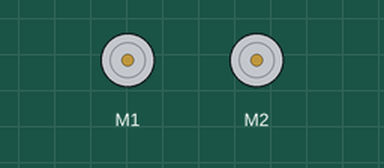
A sketch run on a simulated Arduino Leonardo, built with avr-gcc and run on an emulated ATmega32U4. On the bench: 2 × DC motor (green arrow = forward, orange = backward, longer = faster). What the sketch prints to the serial monitor is not drawn.

Above: at 1.5 s.
Timing chart, 0 to 5.6 s (numbered marks = the images above):
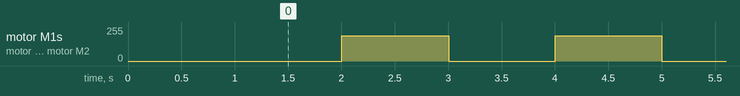

Measured:
- by itself, motor M1, motor M2: alternates forward 191/255 for 1.0 s and stopped for 1.0 s, 8 changes in all, then stays stopped

The sketch:

Rocky_Motor_Test_Calibration.ino
```cpp
// Motor test and print calibration data to serial monitor
// To run this demo, you will need to install the LSM6 library:
// https://github.com/pololu/lsm6-arduino

#include <Balboa32U4.h>
#include <Wire.h>
#include <LSM6.h>

LSM6 imu;
Balboa32U4Motors motors;
Balboa32U4Encoders encoders;

const uint8_t UPDATE_TIME_MS = 10;
const uint16_t SQUARE_WAVE_PERIOD_MS = 2000;
const uint8_t NUM_PERIODS = 5;

//time variables
uint32_t startTime_ms;
uint32_t prevTime_ms;
uint32_t curTime_ms;
float curTime_s;

//encoder count variables
int32_t countsLeft = 0;
int32_t countsRight = 0;
int32_t deltaCountsLeft;
int32_t deltaCountsRight;

//distance travelled variables
float distLeft_m;
float distRight_m;
float deltaDistLeft_m;
float deltaDistRight_m;

//speed variables
float speedLeft_mps;
float speedRight_mps;

//speed command variables
int16_t leftSpeedCommand;
int16_t rightSpeedCommand;


void setup()
{
  Serial.begin(9600);
  startTime_ms = millis();
  prevTime_ms = startTime_ms;
  delay(2+SQUARE_WAVE_PERIOD_MS/2);
}

void loop()
{

  curTime_ms = millis();                   // get the current time in miliseconds
  curTime_s = ((float) curTime_ms) / ((float) 1000.0);

  //alternate motors between turning on and off
  if (curTime_ms - startTime_ms > NUM_PERIODS*SQUARE_WAVE_PERIOD_MS){
    leftSpeedCommand = 0;
    rightSpeedCommand = 0;
  }
  else{
    if (2*((curTime_ms - startTime_ms)%SQUARE_WAVE_PERIOD_MS)<=SQUARE_WAVE_PERIOD_MS){
      leftSpeedCommand = 300;
      rightSpeedCommand = 300;
    }
    else{
      leftSpeedCommand = 0;
      rightSpeedCommand = 0;
    }

  }
  motors.setSpeeds(leftSpeedCommand, rightSpeedCommand);

  if (curTime_ms - prevTime_ms >= UPDATE_TIME_MS  && curTime_ms - startTime_ms < NUM_PERIODS*SQUARE_WAVE_PERIOD_MS) {
    integrateEncoders();
    motorUnitConversion();
    prevTime_ms = curTime_ms;

    Serial.print(curTime_s,3); //print time (in seconds)
    Serial.print(" ");
    Serial.print(leftSpeedCommand); //print left wheel commanded speed (dimensionless)
    Serial.print(" ");
    Serial.print(speedLeft_mps,6);  //print left wheel speed (in meters/second)
    Serial.print(" ");
    Serial.print(rightSpeedCommand); //print right wheel commanded speed (dimensionless)
    Serial.print(" ");
    Serial.print(speedRight_mps,6); //print right wheel speed (in meters/second)
    Serial.println("");

  }
}

void motorUnitConversion()
{
  //wheel radius = 8 cm = .08 meters
  //motor gearbox ratio = 38437/507 approx 75/1
  //external gearbox ratio = 45/21
  //combined gearbox ratio approx 162.5/1
  //number of encoder counts per motor rotation = 12
  //distance/#ticks = pi*radius / (combined ratio* ticks/rotation)
  //distance/#ticks = 1.28921060e-4

  //total distance travelled by each wheel
  distLeft_m = ((float)countsLeft) * ((float) 1.289210607555819) / 10000.0;
  distRight_m = ((float)countsRight) * ((float) 1.289210607555819) / 10000.0;

  //incremental distance travelled by each wheel since last timestep
  deltaDistLeft_m = ((float)deltaCountsLeft) * ((float) 1.289210607555819) / 10000.0;
  deltaDistRight_m = ((float)deltaCountsRight) * ((float) 1.289210607555819) / 10000.0;

  //compute speed in meters per second (note that time is in ms)
  speedLeft_mps = deltaDistLeft_m * ((float) 1000.0) /((float) (curTime_ms - prevTime_ms));
  speedRight_mps = deltaDistRight_m * ((float) 1000.0) /((float) (curTime_ms - prevTime_ms));
}

void integrateEncoders()
{
  deltaCountsLeft = encoders.getCountsAndResetLeft();
  deltaCountsRight = encoders.getCountsAndResetRight();

  countsLeft += deltaCountsLeft;
  countsRight += deltaCountsRight;
}
```
